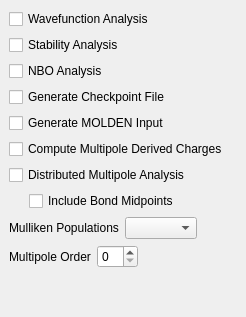
       <widget class="QWidget" name="AdvancedWavefunctionAnalysis" >
        <layout class="QVBoxLayout" >
         <property name="margin" >
          <number>9</number>
         </property>
         <property name="spacing" >
          <number>6</number>
         </property>
         <item>
          <widget class="QCheckBox" name="wavefunction_analysis" >
           <property name="text" >
            <string>Wavefunction Analysis</string>
           </property>
          </widget>
         </item>
         <item>
          <widget class="QCheckBox" name="stability_analysis" >
           <property name="text" >
            <string>Stability Analysis</string>
           </property>
          </widget>
         </item>
         <item>
          <widget class="QCheckBox" name="nbo" >
           <property name="text" >
            <string>NBO Analysis</string>
           </property>
          </widget>
         </item>
         <item>
          <widget class="QCheckBox" name="gui" >
           <property name="text" >
            <string>Generate Checkpoint File</string>
           </property>
          </widget>
         </item>
         <item>
          <widget class="QCheckBox" name="molden_format" >
           <property name="text" >
            <string>Generate MOLDEN Input</string>
           </property>
          </widget>
         </item>
         <item>
          <widget class="QCheckBox" name="mm_charges" >
           <property name="text" >
            <string>Compute Multipole Derived Charges</string>
           </property>
          </widget>
         </item>
         <item>
          <widget class="QCheckBox" name="dma" >
           <property name="text" >
            <string>Distributed Multipole Analysis</string>
           </property>
          </widget>
         </item>
         <item>
          <layout class="QHBoxLayout" >
           <property name="margin" >
            <number>0</number>
           </property>
           <property name="spacing" >
            <number>6</number>
           </property>
           <item>
            <spacer>
             <property name="orientation" >
              <enum>Qt::Horizontal</enum>
             </property>
             <property name="sizeType" >
              <enum>QSizePolicy::Fixed</enum>
             </property>
             <property name="sizeHint" >
              <size>
               <width>20</width>
               <height>20</height>
              </size>
             </property>
            </spacer>
           </item>
           <item>
            <widget class="QCheckBox" name="dma_midpoints" >
             <property name="text" >
              <string>Include Bond Midpoints</string>
             </property>
            </widget>
           </item>
          </layout>
         </item>
         <item>
          <layout class="QHBoxLayout" >
           <property name="margin" >
            <number>0</number>
           </property>
           <property name="spacing" >
            <number>6</number>
           </property>
           <item>
            <widget class="QLabel" name="label_114" >
             <property name="text" >
              <string>Mulliken Populations</string>
             </property>
            </widget>
           </item>
           <item>
            <widget class="QComboBox" name="mulliken" />
           </item>
           <item>
            <spacer>
             <property name="orientation" >
              <enum>Qt::Horizontal</enum>
             </property>
             <property name="sizeHint" >
              <size>
               <width>40</width>
               <height>20</height>
              </size>
             </property>
            </spacer>
           </item>
          </layout>
         </item>
         <item>
          <layout class="QHBoxLayout" >
           <property name="margin" >
            <number>0</number>
           </property>
           <property name="spacing" >
            <number>6</number>
           </property>
           <item>
            <widget class="QLabel" name="label_176" >
             <property name="text" >
              <string>Multipole Order</string>
             </property>
            </widget>
           </item>
           <item>
            <widget class="QSpinBox" name="multipole_order" />
           </item>
           <item>
            <spacer>
             <property name="orientation" >
              <enum>Qt::Horizontal</enum>
             </property>
             <property name="sizeHint" >
              <size>
               <width>40</width>
               <height>20</height>
              </size>
             </property>
            </spacer>
           </item>
          </layout>
         </item>
         <item>
          <spacer>
           <property name="orientation" >
            <enum>Qt::Vertical</enum>
           </property>
           <property name="sizeHint" >
            <size>
             <width>20</width>
             <height>40</height>
            </size>
           </property>
          </spacer>
         </item>
        </layout>
       </widget>
